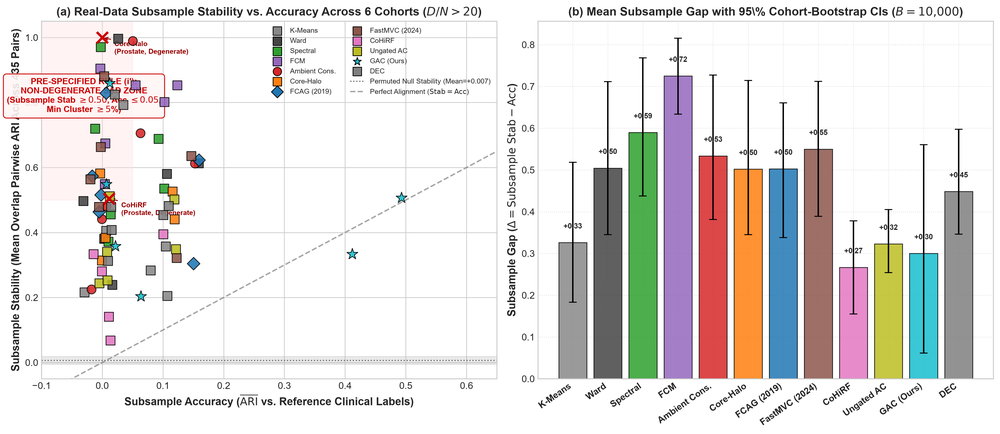
#> input picture paper/figures/fig03_real_data_stability.png, 1000 x 434 px, shrunk from 4429 x 1920 before the run, found by its file name
$ python crop_fig3.py
#> lines starting #> are read from the running program, lines starting #| are printed output that depends on the picture
from PIL import Image

im = Image.open("springer_manuscript/figures/fig03_real_data_stability.png")
#> im is the input picture: PIL image 1000x434 RGBA; mean R, G, B, A 228.3, 224.9, 223.4, 255
print("Size of fig03:", im.size)
#| Size of fig03: (1000, 434)
# The image is a multi-panel figure. Let's see its aspect ratio.
w, h = im.size
#> w = 1000; h = 434
# Panel (a) is on the left
panel_a = im.crop((0, 0, int(w * 0.55), h))
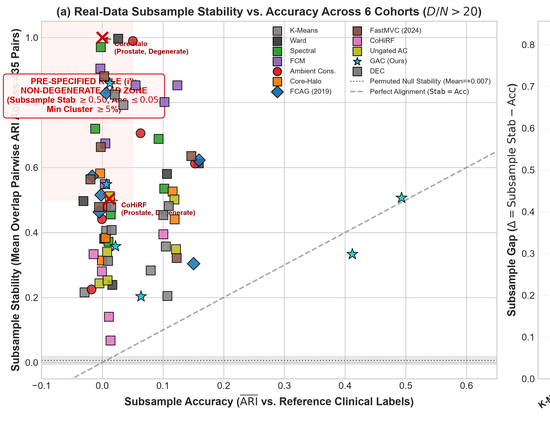
#> panel_a: PIL image 550x434 RGBA; mean R, G, B, A 243.5, 240.9, 240.6, 255
panel_a.save("scripts/panel_a_preview.png")
print("Saved panel_a_preview.png")
